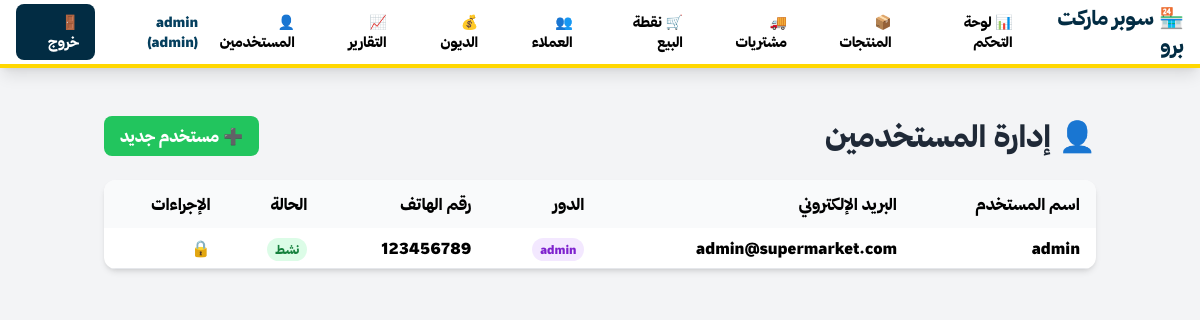
The app's page /users (signed in) with its own data.
### models.py (models this page shows)
class User(UserMixin, db.Model):
    __tablename__ = 'users'
    id = db.Column(db.Integer, primary_key=True)
    username = db.Column(db.String(100), unique=True, nullable=False)
    email = db.Column(db.String(120))
    password_hash = db.Column(db.String(255), nullable=False)
    role = db.Column(db.String(50))
    phone = db.Column(db.String(20))
    is_active = db.Column(db.Boolean, default=True)
    last_login = db.Column(db.DateTime)

### app.py (the view)
        def wrapper(*args, **kwargs):
            if not current_user.is_authenticated or current_user.role not in allowed_roles:
                flash('غير مصرح لك بالوصول إلى هذه الصفحة', 'danger')
                return redirect(url_for('dashboard'))
            return f(*args, **kwargs)

### app.py (called while the page is built)
@login_manager.user_loader
def load_user(user_id):
    return User.query.get(int(user_id))

def role_required(allowed_roles):
    def decorator(f):
        def wrapper(*args, **kwargs):
            if not current_user.is_authenticated or current_user.role not in allowed_roles:
                flash('غير مصرح لك بالوصول إلى هذه الصفحة', 'danger')
                return redirect(url_for('dashboard'))
            return f(*args, **kwargs)
        wrapper.__name__ = f.__name__
        return wrapper
    return decorator

@app.route('/users')
@login_required
@role_required(['admin'])
def users():
    users = User.query.all()
    return render_template('users.html', users=users)

@app.context_processor
def utility_processor():
    from datetime import date, timedelta
    return dict(now=datetime.now, timedelta=timedelta, date=date)

### templates/users.html (shortened to what this page needs)
{% extends 'base.html' %}
{% block content %}
<div>
    <div class="flex justify-between items-center mb-6">
        <h1 class="text-3xl font-bold text-gray-800">👤 إدارة المستخدمين</h1>
        <button onclick="showAddUser()" class="bg-green-500 hover:bg-green-600 text-white px-4 py-2 rounded-lg transition">➕ مستخدم جديد</button>
    </div>
    <div class="bg-white rounded-xl shadow-md overflow-hidden">
        <div class="overflow-x-auto">
            <table class="w-full">
                <thead class="bg-gray-50">
                    <tr>
                        <th class="px-4 py-3 text-right">اسم المستخدم</th>
                        <th class="px-4 py-3 text-right">البريد الإلكتروني</th>
                        <th class="px-4 py-3 text-right">الدور</th>
                        <th class="px-4 py-3 text-right">رقم الهاتف</th>
                        <th class="px-4 py-3 text-right">الحالة</th>
                        <th class="px-4 py-3 text-right">الإجراءات</th>
                    </tr>
                </thead>
                <tbody>
                    {% for user in users %}
                    <tr class="border-b">
                        <td class="px-4 py-2 font-semibold">{{ user.username }}</td>
                        <td class="px-4 py-2">{{ user.email }}</td>
                        <td class="px-4 py-2">
                            <span class="px-2 py-1 rounded-full text-xs {% if user.role == 'admin' %}bg-purple-100 text-purple-700{% elif user.role == 'cashier' %}bg-blue-100 text-blue-700{% elif user.role == 'inventory_manager' %}bg-green-100 text-green-700{% else %}bg-gray-100 text-gray-700{% endif %}">
                                {{ user.role }}
                            </span>
                        </td>
                        <td class="px-4 py-2">{{ user.phone or '-' }}</td>
                        <td class="px-4 py-2">
                            <span class="px-2 py-1 rounded-full text-xs {% if user.is_active %}bg-green-100 text-green-700{% else %}bg-red-100 text-red-700{% endif %}">
                                {{ 'نشط' if user.is_active else 'غير نشط' }}
                            </span>
                        </td>
                        <td class="px-4 py-2">
                            <a href="{{ url_for('toggle_user', id=user.id) }}" class="text-yellow-500 hover:text-yellow-700 ml-2" onclick="return confirm('تغيير حالة المستخدم؟')">
                                {{ '🔒' if user.is_active else '🔓' }}
                            </a>
                        </td>
                    </tr>
                    {% endfor %}
                </tbody>
            </table>
        </div>
    </div>
</div>
{% endblock %}

### templates/base.html (shortened to what this page needs)
<!DOCTYPE html>
<html lang="ar" dir="rtl">
<head>
    <script src="https://cdn.tailwindcss.com"></script>
    <link href="https://cdnjs.cloudflare.com/ajax/libs/font-awesome/6.0.0/css/all.min.css" rel="stylesheet">
</head>
<body class="bg-gray-100 font-thmanyah">
    {% if current_user.is_authenticated %}
    <nav class="bg-white shadow-lg mb-6 border-b-4 border-brand-gold">
        <div class="max-w-7xl mx-auto px-4">
            <div class="flex justify-between items-center h-16">
                <div class="flex items-center space-x-4 space-x-reverse">
                    <span class="text-xl font-bold text-brand-dark">🏪 سوبر ماركت برو</span>
                    <div class="hidden lg:flex space-x-4 space-x-reverse">
                        <a href="{{ url_for('dashboard') }}" class="px-3 py-2 rounded-md text-sm font-medium hover:bg-brand-gold hover:text-brand-dark transition-colors">📊 لوحة التحكم</a>
                        {% if current_user.role in ['admin', 'inventory_manager'] %}
                        <a href="{{ url_for('products') }}" class="px-3 py-2 rounded-md text-sm font-medium hover:bg-brand-gold hover:text-brand-dark transition-colors">📦 المنتجات</a>
                        <a href="{{ url_for('incoming') }}" class="px-3 py-2 rounded-md text-sm font-medium hover:bg-brand-gold hover:text-brand-dark transition-colors">🚚 مشتريات</a>
                        {% endif %}
                        {% if current_user.role in ['admin', 'cashier'] %}
                        <a href="{{ url_for('pos') }}" class="px-3 py-2 rounded-md text-sm font-medium hover:bg-brand-gold hover:text-brand-dark transition-colors">🛒 نقطة البيع</a>
                        {% endif %}
                        <a href="{{ url_for('customers') }}" class="px-3 py-2 rounded-md text-sm font-medium hover:bg-brand-gold hover:text-brand-dark transition-colors">👥 العملاء</a>
                        <a href="{{ url_for('debts') }}" class="px-3 py-2 rounded-md text-sm font-medium hover:bg-brand-gold hover:text-brand-dark transition-colors">💰 الديون</a>
                        <a href="{{ url_for('reports') }}" class="px-3 py-2 rounded-md text-sm font-medium hover:bg-brand-gold hover:text-brand-dark transition-colors">📈 التقارير</a>
                        {% if current_user.role == 'admin' %}
                        <a href="{{ url_for('users') }}" class="px-3 py-2 rounded-md text-sm font-medium hover:bg-brand-gold hover:text-brand-dark transition-colors">👤 المستخدمين</a>
                        {% endif %}
                    </div>
                </div>
                <div class="flex items-center space-x-4 space-x-reverse">
                    <div class="hidden sm:flex items-center space-x-4 space-x-reverse">
                        <span class="text-sm text-brand-primary font-bold">
                            {{ current_user.username }} ({{ current_user.role }})
                        </span>
                        <a href="{{ url_for('logout') }}" class="bg-brand-dark hover:bg-brand-primary text-white px-4 py-2 rounded-lg text-sm transition">
                            🚪 خروج
                        </a>
                    </div>
                </div>
            </div>
        </div>
    </nav>
    {% endif %}
    <div class="container mx-auto px-4 py-6">
        {% block content %}{% endblock %}
    </div>
</body>
</html>

### templates/base.html (style rules this page uses)
* { font-family: 'Thmanyah', sans-serif; }

### records on screen
User: username "admin", role "admin", email "admin@supermarket.com", phone "123456789", is_active "نشط", is_active "🔒"
